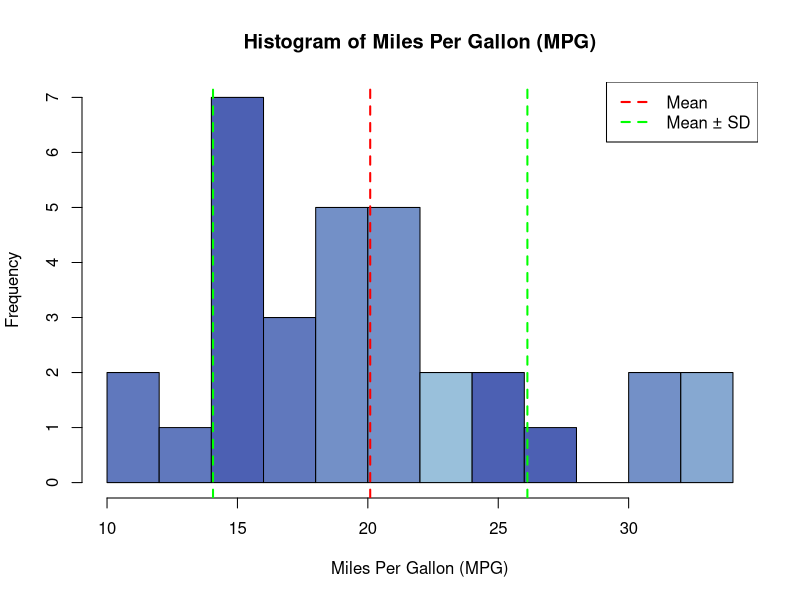

The R source for this figure:
# Load the mtcars dataset
data(mtcars)

# Calculate mean and standard deviation of mpg
mean_mpg <- mean(mtcars$mpg)
sd_mpg <- sd(mtcars$mpg)

# Define colors for the histogram bins (shades of blue)
breaks <- 10  # Number of bins
colors <- colorRampPalette(c("lightblue", "darkblue"))(breaks)

# Create the histogram
hist(mtcars$mpg, breaks = breaks,
     col = colors[cut(mtcars$mpg, breaks = breaks)],
     main = "Histogram of Miles Per Gallon (MPG)",
     xlab = "Miles Per Gallon (MPG)",
     ylab = "Frequency",
     border = "black")

# Add vertical lines for mean and standard deviation
abline(v = mean_mpg, col = "red", lwd = 2, lty = 2)
abline(v = mean_mpg + sd_mpg, col = "green", lwd = 2, lty = 2)
abline(v = mean_mpg - sd_mpg, col = "green", lwd = 2, lty = 2)

# Add a legend
legend("topright", legend = c("Mean", "Mean ± SD"),
       col = c("red", "green"),
       lwd = 2, lty = c(2, 2))

